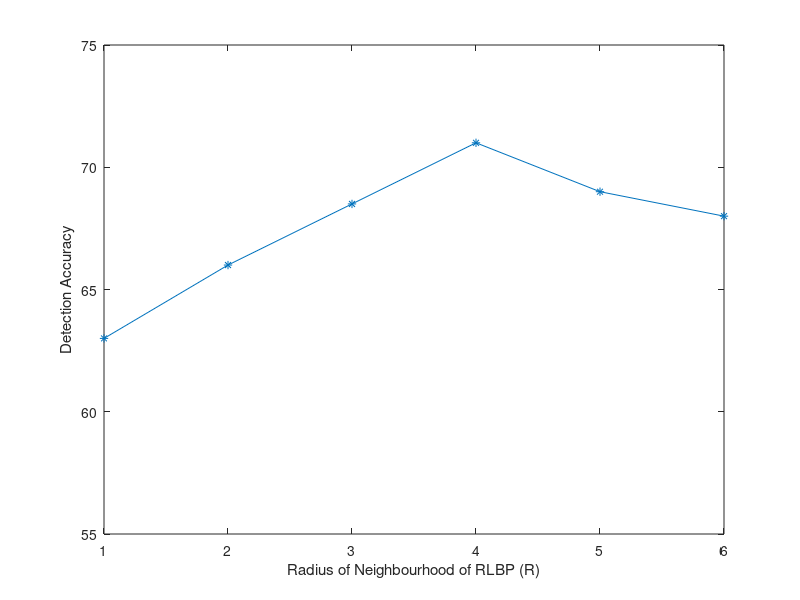

The MATLAB source for this figure:
  


% th =2.2 min_pt=3 rlbp(1,8) 21*21 dr2 = 0.95 d=1 0.4789 TP 34 TN 92 FN 66
% FP 8.
% th =2.2 min_pt=3 rlbp(2,8) 21*21 dr2 = 0.95 d=1 0.5802 TP 47 TN 85 FN 53
% FP 15.
% th =2.2 min_pt=3 rlbp(3,8) 21*21 dr2 = 0.95 d=1 0.6519 TP 59 TN 78 FN 41
% FP 22.
% th =2.2 min_pt=3 rlbp(4,8) 21*21 dr2 = 0.95 d=1 0.6947 TP 66 TN 76 FN 34
% FP 24.
% th =2.2 min_pt=3 rlbp(5,8) 21*21 dr2 = 0.95 d=1 0.6737 TP 64 TN 74 FN 36
% FP 26.
% th =2.2 min_pt=3 rlbp(6,8) 21*21 dr2 = 0.95 d=1 0.6484 TP 59 TN 77 FN 41
% FP 23.

P = 1:6;
acc = [ 63  66  68.5 71 69 68 ];
plot(P,acc,'-*'), xlabel('Radius of Neighbourhood of RLBP (R)'),ylabel('Detection Accuracy'),axis([1 6 55 75])